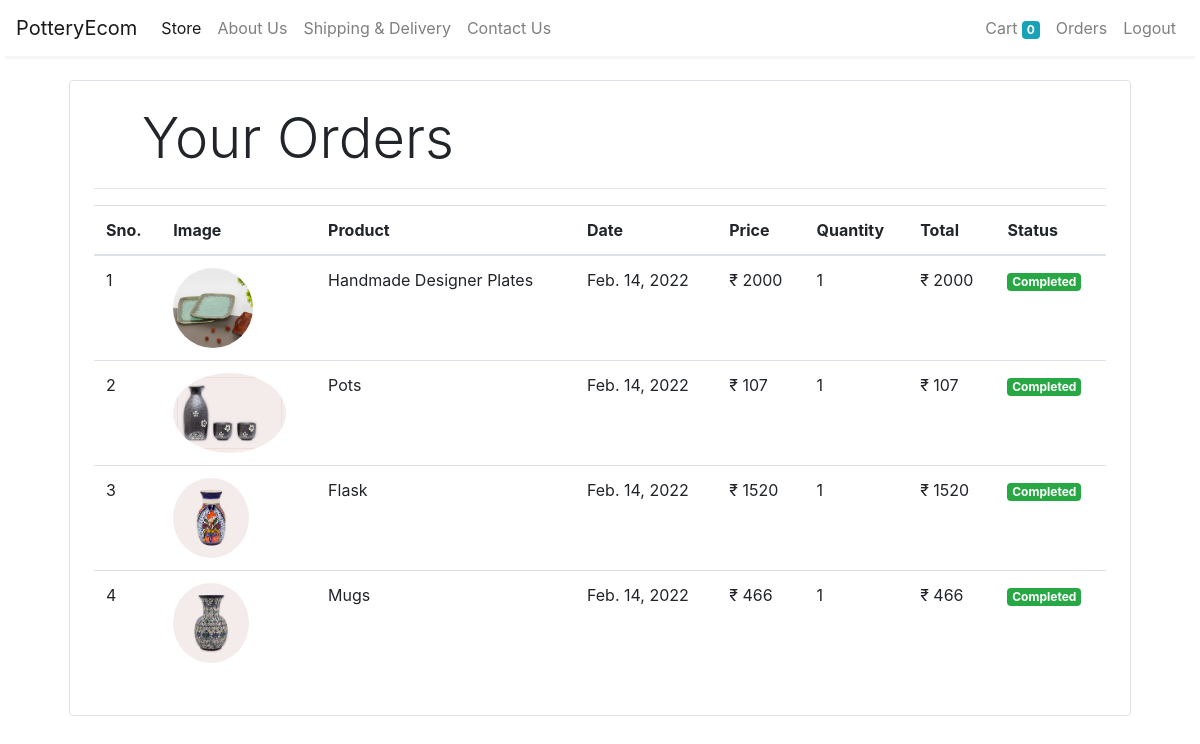
Screenshot of /orders (signed in) with the database file from the repository.
### store/models/orders.py (models this page shows, shortened)
class Order(models.Model):
    product = models.ForeignKey(Product,
                                on_delete=models.CASCADE)
    customer = models.ForeignKey(Customer,
                                 on_delete=models.CASCADE)
    quantity = models.IntegerField(default=1)
    price = models.IntegerField()
    address = models.CharField(max_length=50, default='', blank=True)
    phone = models.CharField(max_length=50, default='', blank=True)
    date = models.DateField(default=datetime.datetime.today)
    status = models.BooleanField(default=False)
    @staticmethod
    def get_orders_by_customer(customer_id):
        return Order.objects.filter(customer=customer_id).order_by('-date')

### store/models/product.py (models this page shows, shortened)
class Product(models.Model):
    name = models.CharField(max_length=50)
    price = models.IntegerField(default=0)
    category = models.ForeignKey(Category, on_delete=models.CASCADE, default=1)
    description = models.CharField(max_length=200, default='' , null=True , blank=True)
    image = models.ImageField(upload_to='uploads/products/')

### store/middlewares/auth.py (the view)
    def middleware(request):
        print(request.session.get('customer'))
        returnUrl = request.META['PATH_INFO']
        print(request.META['PATH_INFO'])
        if not request.session.get('customer'):
           return redirect(f'login?return_url={returnUrl}')
        response = get_response(request)
        return response

### store/templatetags/custom_filter.py (called while the page is built)
@register.filter(name='currency')
def currency(number):
    return "₹ "+str(number)

@register.filter(name='multiply')
def multiply(number , number1):
    return number * number1

### store/views/orders.py (called while the page is built)
    def get(self , request ):
        customer = request.session.get('customer')
        orders = Order.get_orders_by_customer(customer)
        print(orders)
        return render(request , 'orders.html'  , {'orders' : orders})

### store/templates/orders.html
{% extends 'base.html' %}
{% block content %}
{% load cart %}
{% load custom_filter %}
<div class="container">
   <div class="border rounded p-4 m-4">
        <p class="display-4 pl-4 ml-4">Your Orders</p>
        <hr>
        <table class="table">
            <thead>
                <tr>
                    <th>Sno.</th>
                    <th>Image</th>
                    <th>Product</th>
                    <th>Date</th>
                    <th>Price</th>
                    <th>Quantity</th>
                    <th>Total</th>
                    <th>Status</th>
                </tr>
            </thead>
            <tbody>
                {% for order in orders %}
                <tr>
                    <td>{{forloop.counter}}</td>
                    <td><img style="height: 80px;" class="rounded-circle" src="{{order.product.image.url}}" alt=""></td>
                    <td>{{order.product.name}}</td>
                    <td>{{order.date}}</td>
                    <td>{{order.price|currency}}</td>
                    <td>{{order.quantity}}</td>
                    <td>{{order.quantity|multiply:order.price|currency}}</td>
                    {% if order.status %}
                    <td><small class="badge badge-success">Completed</small></td>
                    {%else%}
                    <td><small class="badge badge-warning">Pending</small></td>
                    {% endif %}
                </tr>
                {% endfor %}
            </tbody>
        </table>
   </div>
</div>
{% endblock %}

### rows the page displays
Order: product.image (picture), product.name "Handmade Designer Plates", date "Feb. 14, 2022", price "₹ 2000", quantity "1", quantity|multiply "₹ 2000", status "Completed"
Order: product.image (picture), product.name "Pots", date "Feb. 14, 2022", price "₹ 107", quantity "1", quantity|multiply "₹ 107", status "Completed"
Order: product.image (picture), product.name "Flask", date "Feb. 14, 2022", price "₹ 1520", quantity "1", quantity|multiply "₹ 1520", status "Completed"
Order: product.image (picture), product.name "Mugs", date "Feb. 14, 2022", price "₹ 466", quantity "1", quantity|multiply "₹ 466", status "Completed"

### other values shown
{{ request.session.cart.keys|length }} "0"
